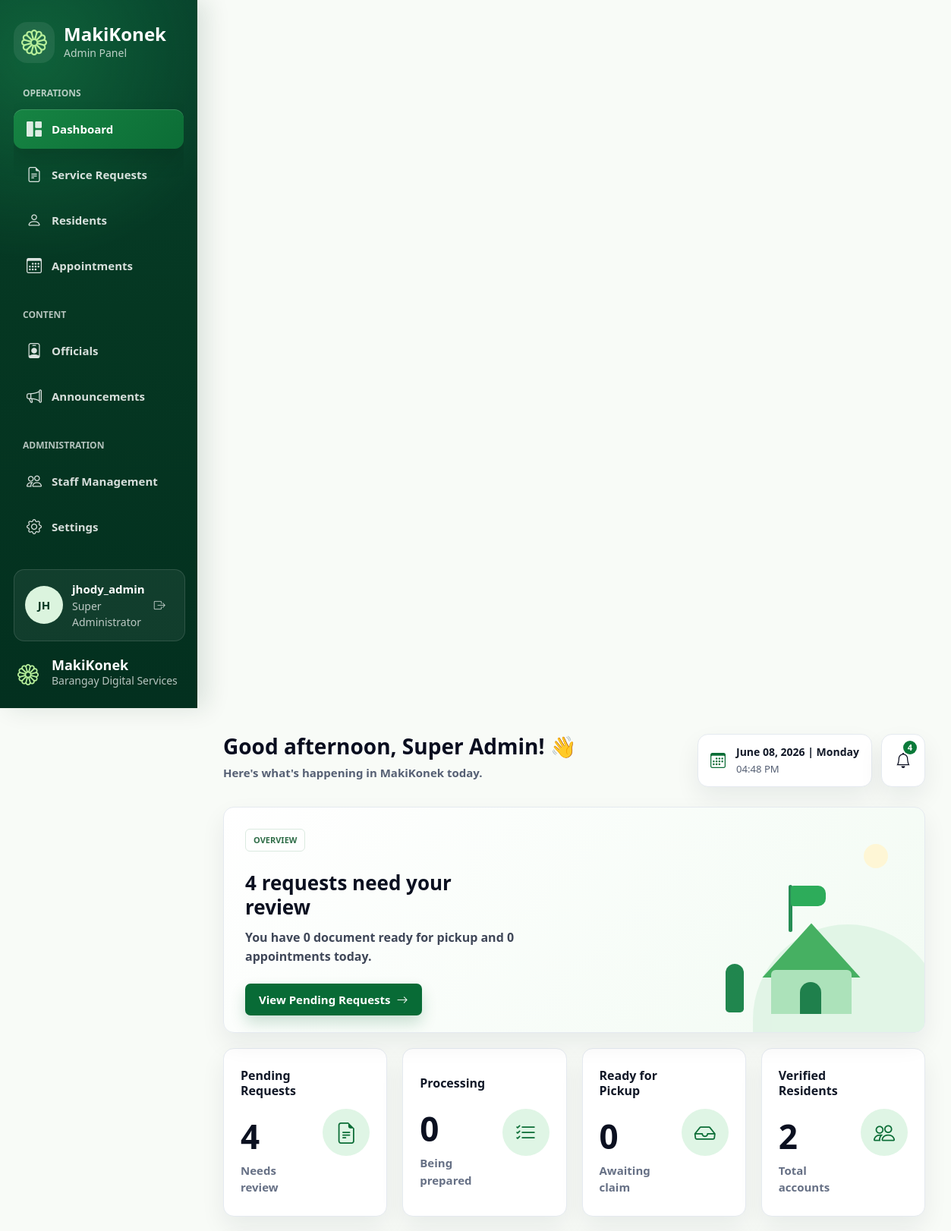
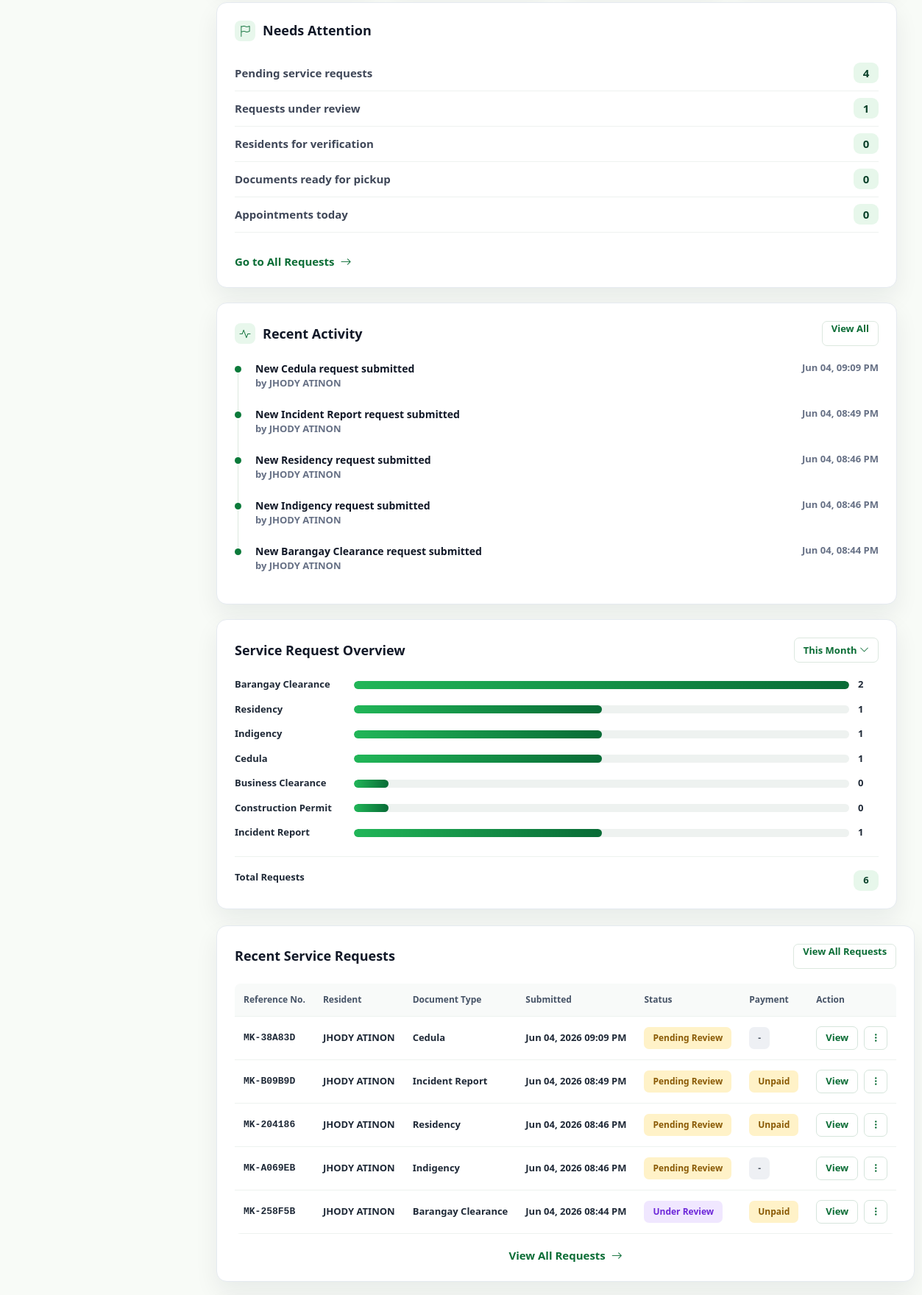
Page /Web_App/admin/dashboard.php (signed in, upper part) on the committed database (2 pictures, top to bottom).
### tables this page shows
CREATE TABLE `service_requests` (
  `request_id` int(11) NOT NULL,
  `user_id` int(11) NOT NULL,
  `document_type_id` int(11) NOT NULL,
  `reference_no` varchar(20) NOT NULL,
  `purpose` text NOT NULL,
  `document_fee` decimal(10,2) NOT NULL DEFAULT 0.00,
  `payment_method` varchar(20) DEFAULT 'cash',
  `payment_receipt_path` varchar(255) DEFAULT NULL,
  `payment_status` varchar(30) DEFAULT 'Unpaid',
  `id_path` varchar(255) NOT NULL,
  `status` varchar(20) DEFAULT 'Pending',
  `process_status` varchar(30) DEFAULT 'Pending',
  `created_at` timestamp NOT NULL DEFAULT current_timestamp()
);

CREATE TABLE `user_profiles` (
  `profile_id` int(11) NOT NULL,
  `user_id` int(11) NOT NULL,
  `first_name` varchar(100) NOT NULL,
  `last_name` varchar(100) NOT NULL,
  `middle_name` varchar(100) DEFAULT NULL,
  `suffix` varchar(20) DEFAULT NULL,
  `avatar_path` varchar(255) DEFAULT NULL,
  `sex` varchar(20) DEFAULT NULL,
  `civil_status` varchar(50) DEFAULT NULL,
  `birth_date` date DEFAULT NULL,
  `birth_place` varchar(150) DEFAULT NULL,
  `religion` varchar(100) DEFAULT NULL,
  `nationality` varchar(100) DEFAULT NULL,
  `mobile_number` varchar(20) DEFAULT NULL,
  `house_no` varchar(50) DEFAULT NULL,
  `street` varchar(100) DEFAULT NULL,
  `purok_no` varchar(50) DEFAULT NULL,
  `subdivision` varchar(100) DEFAULT NULL,
  `years_residency` int(11) DEFAULT NULL,
  `employed_status` varchar(50) DEFAULT NULL,
  `date_registration` date DEFAULT NULL,
  `updated_at` timestamp NOT NULL DEFAULT current_timestamp() ON UPDATE current_timestamp()
);

CREATE TABLE `document_types` (
  `document_type_id` int(11) NOT NULL,
  `category` varchar(50) NOT NULL,
  `name` varchar(100) NOT NULL,
  `description` text DEFAULT NULL,
  `base_fee` decimal(10,2) DEFAULT 0.00
);

### Web_App/admin/dashboard.php (the view, shortened to what the rows shown need)
<?php
require_once __DIR__ . '/../includes/db_connect.php';
$admin_role = $_SESSION['admin_role'] ?? 'Staff';
$admin_role_label = $admin_role === 'Super Admin' ? 'Super Admin' : $admin_role;
$hour = (int)date('G');
$greeting = $hour < 12 ? 'Good morning' : ($hour < 18 ? 'Good afternoon' : 'Good evening');
function dashboardScalar(mysqli $conn, string $query): int
{
    $result = mysqli_query($conn, $query);
    $row = mysqli_fetch_assoc($result);
    return (int)($row['total'] ?? 0);
}
function normalizeDashboardStatus(string $status, string $process_status = ''): string
{
    $normalized = strtoupper(trim($status));
    foreach ([
        'PENDING' => 'Pending',
        'UNDER REVIEW' => 'Under Review',
        'PROCESSING' => 'Processing',
        'READY FOR PICKUP' => 'Ready for Pickup',
        'COMPLETED' => 'Completed',
        'REJECTED' => 'Rejected',
    ] as $key => $label) {
        if ($normalized === $key) {
            return $label;
        }
    }
    return $status !== '' ? $status : 'Pending';
}
function dashboardStatusLabel(string $status): string
{
    return $status === 'Pending' ? 'Pending Review' : $status;
}
function dashboardStatusClass(string $status): string
{
    $normalized = strtoupper($status);
    if ($normalized === 'UNDER REVIEW') return 'dash-badge-review';
    return 'dash-badge-pending';
}
function normalizeDashboardPayment(?string $status, ?string $method = '', float $fee = 0): string
{
    $normalized = strtoupper(trim((string)$status));
    if ($fee <= 0) {
        return '-';
    }
    if ($normalized === 'CASH ON PICKUP' || $normalized === 'PENDING PAYMENT' || $normalized === 'UNPAID') {
        return 'Unpaid';
    }
    return trim((string)$status) !== '' ? trim((string)$status) : 'Unpaid';
}
function dashboardPaymentClass(string $status): string
{
    $normalized = strtoupper($status);
    if ($normalized === '-') return 'dash-badge-empty';
    return 'dash-badge-payment-due';
}
function dashboardDocShortName(string $name): string
{
    $map = [
        'Certificate of Residency' => 'Residency',
        'Certificate of Indigency' => 'Indigency',
        'Building/Construction Permit' => 'Construction Permit',
        'Barangay Clearance' => 'Barangay Clearance',
        'Business Clearance' => 'Business Clearance',
        'Cedula' => 'Cedula',
        'Incident Report' => 'Incident Report',
    ];
    return $map[$name] ?? $name;
}
$pending_requests = dashboardScalar($conn, "SELECT COUNT(request_id) AS total FROM service_requests WHERE UPPER(status) = 'PENDING'");
$recent_query = "
    SELECT sr.request_id, sr.reference_no, sr.created_at, sr.status, sr.process_status, sr.document_fee,
           sr.payment_method, sr.payment_status, dt.name AS document_type, p.first_name, p.last_name
    FROM service_requests sr
    JOIN document_types dt ON sr.document_type_id = dt.document_type_id
    JOIN user_profiles p ON sr.user_id = p.user_id
    ORDER BY sr.created_at DESC
    LIMIT 5
";
$recent_result = mysqli_query($conn, $recent_query);
$recent_requests = [];
if ($recent_result) {
    while ($row = mysqli_fetch_assoc($recent_result)) {
        $recent_requests[] = $row;
    }
}
?>
<!DOCTYPE html>
<html lang="en" data-bs-theme="light">
<head>
    <link href="https://cdn.jsdelivr.net/npm/bootstrap@5.3.0/dist/css/bootstrap.min.css" rel="stylesheet">
    <link rel="stylesheet" href="https://cdn.jsdelivr.net/npm/bootstrap-icons@1.10.5/font/bootstrap-icons.css">
    <link rel="stylesheet" href="../assets/css/admin.css?v=20260608c">
</head>
<body class="dashboard-body">
    <main class="main-content dashboard-main">
        <header class="dashboard-header">
            <div>
                <h1><?php echo htmlspecialchars($greeting); ?>, <?php echo htmlspecialchars($admin_role_label); ?>! <span aria-hidden="true">&#128075;</span></h1>
            </div>
        </header>
        <section class="dashboard-top-grid" aria-label="Dashboard overview">
            <article class="bento-card overview-hero">
                <div class="overview-copy">
                    <h2><?php echo $pending_requests; ?> requests need your review</h2>
                </div>
            </article>
        </section>
        <section class="dashboard-mid-grid" aria-label="Operational summary">
            <article class="bento-card attention-card">
                <div class="card-heading">
                    <h2><span><i class="bi bi-flag"></i></span> Needs Attention</h2>
                </div>
            </article>
            <article class="bento-card activity-card">
                <div class="card-heading">
                    <h2><span><i class="bi bi-activity"></i></span> Recent Activity</h2>
                </div>
            </article>
            <article class="bento-card overview-card">
                <div class="card-heading">
                    <h2>Service Request Overview</h2>
                </div>
            </article>
        </section>
        <section class="dashboard-bottom-grid" aria-label="Recent requests and quick actions">
            <article class="bento-card recent-requests-card">
                <div class="card-heading">
                    <h2>Recent Service Requests</h2>
                </div>
                <div class="table-responsive dashboard-table-wrap">
                    <table class="dashboard-table">
                        <thead>
                            <tr>
                                <th>Reference No.</th>
                                <th>Resident</th>
                                <th>Document Type</th>
                                <th>Submitted</th>
                                <th>Status</th>
                                <th>Payment</th>
                                <th>Action</th>
                            </tr>
                        </thead>
                        <tbody>
                            <?php if (!empty($recent_requests)): ?>
                                <?php foreach ($recent_requests as $row):
                                    $status = normalizeDashboardStatus($row['status'], $row['process_status']);
                                    $payment = normalizeDashboardPayment($row['payment_status'] ?? '', $row['payment_method'] ?? '', (float)$row['document_fee']);
                                ?>
                                    <tr>
                                        <td class="font-monospace fw-bold"><?php echo htmlspecialchars($row['reference_no']); ?></td>
                                        <td><?php echo htmlspecialchars($row['first_name'] . ' ' . $row['last_name']); ?></td>
                                        <td><?php echo htmlspecialchars(dashboardDocShortName($row['document_type'])); ?></td>
                                        <td><?php echo date('M d, Y h:i A', strtotime($row['created_at'])); ?></td>
                                        <td><span class="dash-badge <?php echo dashboardStatusClass($status); ?>"><?php echo htmlspecialchars(dashboardStatusLabel($status)); ?></span></td>
                                        <td><span class="dash-badge <?php echo dashboardPaymentClass($payment); ?>"><?php echo htmlspecialchars($payment); ?></span></td>
                                        <td>
                                            <div class="dashboard-row-actions">
                                                <a href="manage_requests.php" class="table-view-btn">View</a>
                                                <button type="button" aria-label="More actions"><i class="bi bi-three-dots-vertical"></i></button>
                                            </div>
                                        </td>
                                    </tr>
                                <?php endforeach; ?>
                            <?php else: ?>
                                <tr>
                                    <td colspan="7" class="text-center text-muted py-4">No service requests yet.</td>
                                </tr>
                            <?php endif; ?>
                        </tbody>
                    </table>
                </div>
            </article>
        </section>
    </main>
</body>
</html>

### rows in the picture
service_requests: reference_no "MK-38A83D", user_profiles.first_name+last_name "JHODY ATINON", document_type.name "Cedula", created_at "Jun 04, 2026 09:09 PM", status "Pending Review", payment "-"
service_requests: reference_no "MK-B09B9D", user_profiles.first_name+last_name "JHODY ATINON", document_type.name "Incident Report", created_at "Jun 04, 2026 08:49 PM", status "Pending Review", payment_status "Unpaid"
service_requests: reference_no "MK-204186", user_profiles.first_name+last_name "JHODY ATINON", document_type.name "Residency", created_at "Jun 04, 2026 08:46 PM", status "Pending Review", payment_status "Unpaid"
service_requests: reference_no "MK-A069EB", user_profiles.first_name+last_name "JHODY ATINON", document_type.name "Indigency", created_at "Jun 04, 2026 08:46 PM", status "Pending Review", payment "-"
service_requests: reference_no "MK-258F5B", user_profiles.first_name+last_name "JHODY ATINON", document_type.name "Barangay Clearance", created_at "Jun 04, 2026 08:44 PM", status "Under Review", payment_status "Unpaid"

### other values in the picture
$admin_initials "JH"
$admin_username "jhody_admin"
$admin_role === 'Super Admin' ? 'Super Administrator' : $admin_role "Super Administrator"
$admin_role_label "Super Admin"
$notification_count "4"
$pending_requests "4"
$ready_count "0"
$appointments_today "0"
$processing_count "0"
$total_residents "2"
$under_review_count "1"
$residents_for_verification "0"
$activity['title'] "New Cedula request submitted"
$activity['detail'] "by JHODY ATINON"
$activity['time'] "Jun 04, 09:09 PM"
